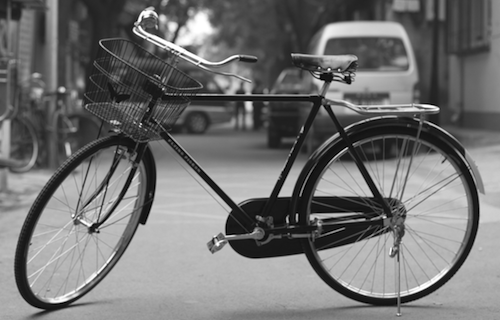
#> input picture midterm/midterm/bycicle.png, 500 x 320 px
$ jupyter execute Task3.ipynb
#> lines starting #> are read from the running program, lines starting #| are printed output that depends on the picture
[cell 1]
import matplotlib.pyplot as plt
import numpy as np
import random
import cv2
def sp_noise(image,prob):
    output = np.zeros(image.shape,np.uint8)
    thres = 1 - prob
    for i in range(image.shape[0]):
        for j in range(image.shape[1]):
            rdn = random.random()
            if rdn < prob:
                output[i][j] = 0
            elif rdn > thres:
                output[i][j] = 255
            else:
                output[i][j] = image[i][j]
    return output
image = cv2.imread('bycicle.png',0)
#> image is the input picture: shape (320, 500); min 0, max 255, mean 114.2
noise_img = sp_noise(image,0.05)
#> after the loop in sp_noise, `for i in range(image.shape[0]):`:
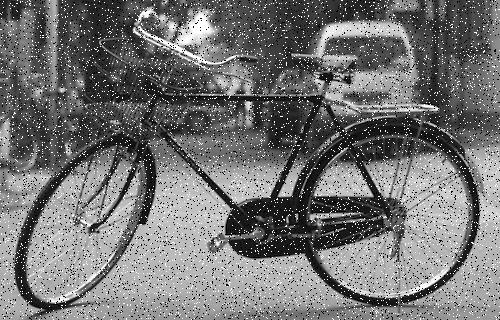
#> output: shape (320, 500); min 0, max 255, mean 115.5
cv2.imwrite('sp_noise.png', noise_img)
plt.imshow(noise_img)

[cell 2]
from PIL import Image
import matplotlib.pyplot as plt
import matplotlib.image as img
from scipy import ndimage as ndi
image = Image.open('bycicle.png').convert('L')
im = img.imread('sp_noise.png')
#> im: shape (320, 500) float32; min 0, max 1, mean 0.453
fig = plt.figure(figsize= (40,60))

from scipy.ndimage.filters import median_filter
med =median_filter(im, size =5)
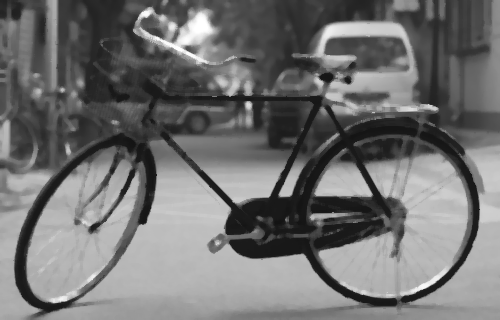
#> med: shape (320, 500) float32; min 0.0745, max 1, mean 0.446

plt.subplot(321)
plt.imshow(image,cmap='gray')
plt.title ('Real', fontsize = 50)
plt.subplot(322)
plt.imshow(im,cmap='gray')
plt.title ('Noisy image', fontsize = 50)
plt.subplot(323)
plt.imshow(med,cmap='gray')
plt.title ('Median filter', fontsize = 50)
plt.subplot(324)
plt.imshow(image-im,cmap='gray' )
plt.title ('Real -Noisy ', fontsize = 50)
plt.subplot(325)
plt.imshow(med-image,cmap='gray' )
plt.title ('Median - Real ', fontsize = 50)
plt.show()
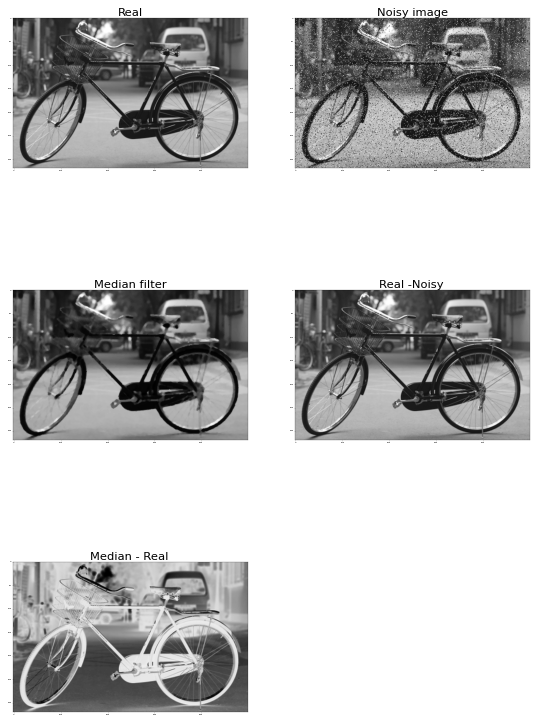
#> figure drawn by matplotlib, 5 panels
